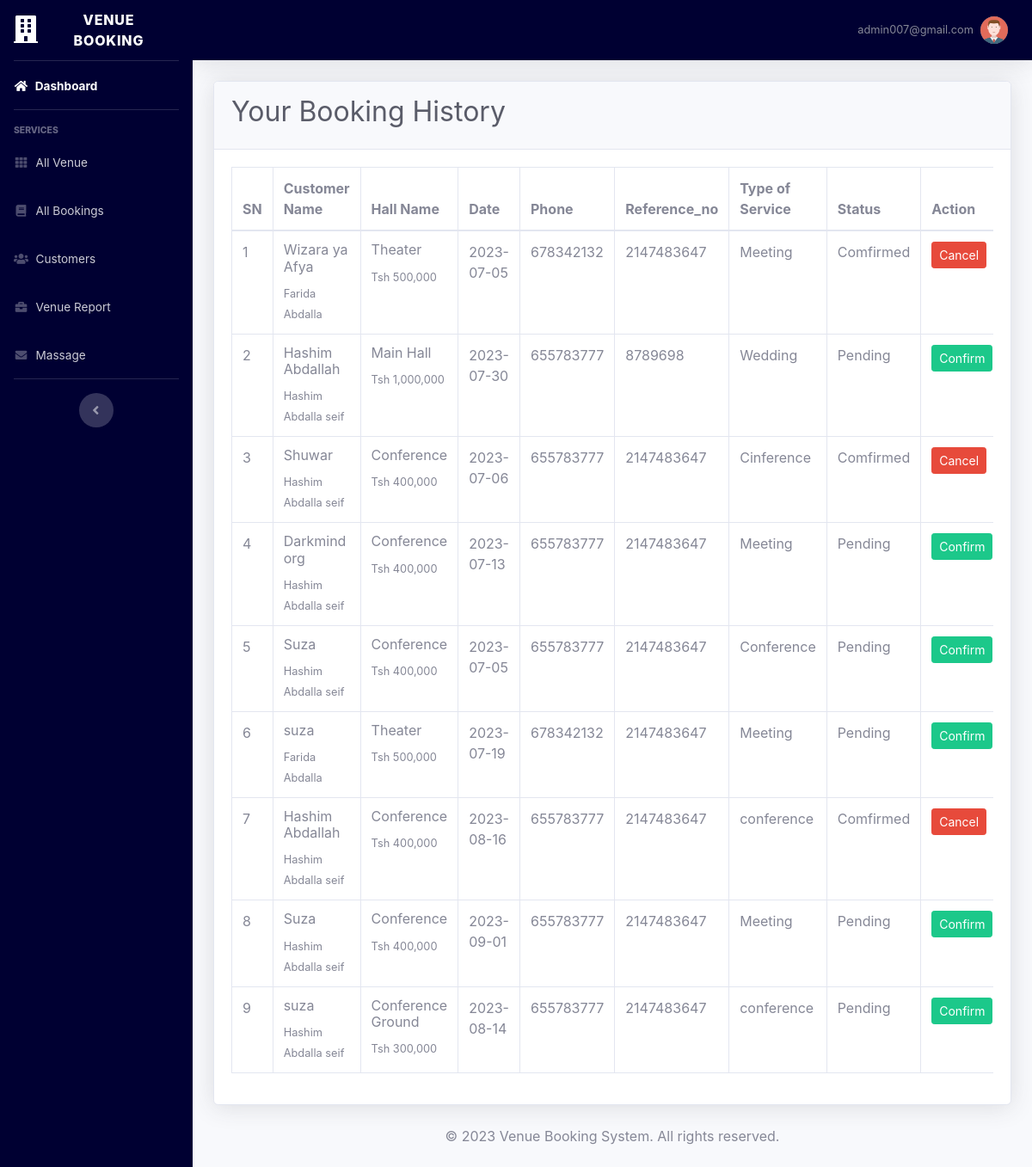
The app's page /admin/allBooking.php (signed in) with its own data.
### tables this page shows
CREATE TABLE `booking_t` (
  `BookingId` int(11) NOT NULL,
  `customerId` int(11) NOT NULL,
  `name` varchar(50) NOT NULL,
  `service_type` varchar(30) NOT NULL,
  `Participants` int(20) NOT NULL,
  `VenueId` int(11) NOT NULL,
  `requament` varchar(70) NOT NULL,
  `Date` date NOT NULL,
  `S_time` time NOT NULL,
  `E_time` time NOT NULL,
  `letter` varchar(100) NOT NULL,
  `status` int(11) NOT NULL
);

CREATE TABLE `cutomers` (
  `customerId` int(11) NOT NULL,
  `fullName` varchar(50) NOT NULL,
  `Phone` int(20) NOT NULL,
  `userId` int(11) NOT NULL
);

CREATE TABLE `venue` (
  `venueId` int(11) NOT NULL,
  `v_Name` varchar(40) NOT NULL,
  `phone` int(20) NOT NULL,
  `email` varchar(50) NOT NULL,
  `capacity` int(100) NOT NULL,
  `location` varchar(30) NOT NULL,
  `Service` varchar(100) NOT NULL,
  `description` varchar(250) NOT NULL,
  `Price` int(30) NOT NULL,
  `image` varchar(50) NOT NULL
);

CREATE TABLE `payment` (
  `paymentId` int(11) NOT NULL,
  `BookingId` int(11) NOT NULL,
  `reference_no` int(20) NOT NULL
);

### admin/allBooking.php (the view, shortened to what this page needs)
<!DOCTYPE html>
<html lang="en">
<head>
    <link href="../vendor/fontawesome-free/css/all.min.css" rel="stylesheet" type="text/css">
    <link href="../css/bootsrtap1" rel="stylesheet">
    <link href="../vendor/datatables/dataTables.bootstrap4.min.css" rel="stylesheet">
</head>
<body id="page-top">
<?php
    include('../include/adminheader.php');
    include('../include/navbar.php');
    include('../include/adminTopbar.php');
    include('../handler/connection.php');
    $stmt = $conn->prepare("SELECT * FROM booking_t, cutomers, venue, payment WHERE booking_t.customerId = cutomers.customerId AND booking_t.VenueId = venue.VenueId and booking_t.BookingId = payment.BookingId");
    $stmt->execute();
    ?>
                <div class="container-fluid">
                    <div class="card shadow mb-4">
                        <div class="card-header py-3">
                        <h1 class="h2 text-dark bold text-left">Your Booking History</h1>
                        </div>
                        <div class="card-body">
                            <div class="table-responsive">
                                <table class="table table-bordered" id="dataTable1" width="100%" cellspacing="0">
                                    <thead>
                                        <tr>
                                            <th>SN</th>
                                            <th>Customer Name</th>
                                            <th>Hall Name</th>
                                            <th>Date</th>
                                            <th>Phone</th>
                                            <th>Reference_no</th>
                                            <th>Type of Service</th>
                                            <th>Status</th>
                                            <th>Action</th>
                                        </tr>
                                    </thead>
                                    <tbody>
                                        <?php
                                            $sn = 1;
                                            while($show = $stmt->fetch()){
                                        ?>
                                        <tr>
                                            <td><?php echo $sn?></td>
                                            <td><h6><?php echo $show['name']?></h6>
                                             <small><?php echo $show['fullName']?></small></td>
                                            <td><h6><?php echo $show['v_Name']?></h6>
                                            <small>Tsh <?php echo number_format( $show['Price'])?></small> </td>
                                            <td><?php echo $show['Date']?></td>
                                            <td><?php echo $show['Phone']?></td>
                                            <td><?php echo $show['reference_no']?></td>
                                            <td><?php echo $show['service_type']?></td>
                                            <td>
                                            <?php
                                            if($show['status'] == 0){
                                                echo "Pending";
                                            }else{
                                                echo "Comfirmed";
                                             }
                                             ?>
                                            </td>
                                                <?php
                                            if($show['status'] == 0){
                                                ?>
                                                <td><a href="../handler/allBookingHandler.php?confirm=<?php echo $show['BookingId']?>" class="btn btn-sm btn-success">Confirm</a></td>
                                            <?php }else{?>
                                                <td><a href="../handler/allBookingHandler.php?cencel=<?php echo $show['BookingId']?>" class="btn btn-sm btn-danger">Cancel</a></td>
                                            <?php }?>
                                        </tr>
                            </div>
                                        <?php $sn++;
                                             }
                                        ?>
        <div class="container my-auto ">
      <div class="container text-center mb-4">
        <p class="mb-0">&copy; 2023 Venue Booking System. All rights reserved.</p>
      </div>
    </div>
</body>
</html>

### include/adminheader.php (shortened to what this page needs)
<?php
$user = $_SESSION['user'];
?>
<!DOCTYPE html>
<html lang="en">
<head>
    <link href="../vendor/fontawesome-free/css/all.min.css" rel="stylesheet" type="text/css">
    <link href="../css/bootsrtap1.css" rel="stylesheet">
    <link rel="stylesheet" href="../asset/css/style.css">
    <link rel="stylesheet" href="asset/js/bootstrap.js">
</head>
<body id="page-top">
    <div id="wrapper">

### include/navbar.php (shortened to what this page needs)
<ul class="navbar-nav mybg sidebar sidebar-dark accordion" id="accordionSidebar">
    <a class="sidebar-brand d-flex align-items-center justify-content-center" href="index.php">
                <div class="sidebar-brand-icon ">
                    <i class="fas fa-building"></i>
                </div>
                <div class="sidebar-brand-text mx-3">VENUE BOOKING</div>
            </a>
    <hr class="sidebar-divider my-0">
    <li class="nav-item active">
        <a class="nav-link" href="index.php">
            <i class="fas fa-fw fa-home"></i>
            <span>Dashboard</span></a>
    </li>
    <hr class="sidebar-divider">
    <div class="sidebar-heading">
        Services
    </div>
    <li class="nav-item">
        <a class="nav-link" href="venueManager.php">
            <i class="fas fa-fw fa-th"></i>
            <span>All Venue</span></a>
    </li>
    <li class="nav-item">
        <a class="nav-link" href="allBooking.php">
            <i class="fas fa-fw fa-book"></i>
            <span>All Bookings</span></a>
    </li>
    <li class="nav-item">
        <a class="nav-link" href="customerManager.php">
            <i class="fas fa-fw fa-users"></i>
            <span>Customers</span></a>
    </li>
    <li class="nav-item">
        <a class="nav-link" href="report.php">
            <i class="fas fa-fw fa-briefcase"></i>
            <span>Venue Report</span></a>
    </li>
    <li class="nav-item">
        <a class="nav-link" href="comment.php">
        <i class="fas fa-envelope fa-fw"></i>
            <span>Massage</span></a>
    </li>
    <hr class="sidebar-divider">
    <div class="text-center d-none d-md-inline">
        <button class="rounded-circle border-0" id="sidebarToggle"></button>
    </div>
</ul>

### include/adminTopbar.php (shortened to what this page needs)
<div id="content-wrapper" class="d-flex flex-column">
<div id="content">
    <nav class="navbar navbar-expand navbar-light mybg topbar mb-4 static-top shadow">
        <ul class="navbar-nav ml-auto">
                        <li class="nav-item dropdown no-arrow">
                            <a class="nav-link dropdown-toggle" href="#" id="userDropdown" role="button" data-toggle="dropdown" aria-haspopup="true" aria-expanded="false">
                                <span class="mr-2 d-none d-lg-inline text-gray-600 small"><?php echo $user; ?></span>
                                <img class="img-profile rounded-circle" src="../img/profile.png">
                            </a>
                        </li>
                </ul>
            </nav>

### asset/css/style.css (style rules this page uses)
body { margin: 0; padding: 0; }
.mybg { background-color: rgba(00, 00, 50, 1); color: #fff; }

### records on screen
booking_t: name "Wizara ya Afya", customerId.fullName "Farida Abdalla", VenueId.v_Name "Theater", VenueId.Price "500,000", Date "2023-07-05", customerId.Phone "678342132", payment.reference_no "2147483647", service_type "Meeting", status "Comfirmed"
booking_t: name "Hashim Abdallah", customerId.fullName "Hashim Abdalla seif", VenueId.v_Name "Main Hall", VenueId.Price "1,000,000", Date "2023-07-30", customerId.Phone "655783777", payment.reference_no "8789698", service_type "Wedding", status "Pending"
booking_t: name "Shuwar", customerId.fullName "Hashim Abdalla seif", VenueId.v_Name "Conference", VenueId.Price "400,000", Date "2023-07-06", customerId.Phone "655783777", payment.reference_no "2147483647", service_type "Cinference", status "Comfirmed"
booking_t: name "Darkmind org", customerId.fullName "Hashim Abdalla seif", VenueId.v_Name "Conference", VenueId.Price "400,000", Date "2023-07-13", customerId.Phone "655783777", payment.reference_no "2147483647", service_type "Meeting", status "Pending"
booking_t: name "Suza", customerId.fullName "Hashim Abdalla seif", VenueId.v_Name "Conference", VenueId.Price "400,000", Date "2023-07-05", customerId.Phone "655783777", payment.reference_no "2147483647", service_type "Conference", status "Pending"
booking_t: name "suza", customerId.fullName "Farida Abdalla", VenueId.v_Name "Theater", VenueId.Price "500,000", Date "2023-07-19", customerId.Phone "678342132", payment.reference_no "2147483647", service_type "Meeting", status "Pending"
booking_t: name "Hashim Abdallah", customerId.fullName "Hashim Abdalla seif", VenueId.v_Name "Conference", VenueId.Price "400,000", Date "2023-08-16", customerId.Phone "655783777", payment.reference_no "2147483647", service_type "conference", status "Comfirmed"
booking_t: name "Suza", customerId.fullName "Hashim Abdalla seif", VenueId.v_Name "Conference", VenueId.Price "400,000", Date "2023-09-01", customerId.Phone "655783777", payment.reference_no "2147483647", service_type "Meeting", status "Pending"
booking_t: name "suza", customerId.fullName "Hashim Abdalla seif", VenueId.v_Name "Conference Ground", VenueId.Price "300,000", Date "2023-08-14", customerId.Phone "655783777", payment.reference_no "2147483647", service_type "conference", status "Pending"

### other values on screen
$user "admin007@gmail.com"
